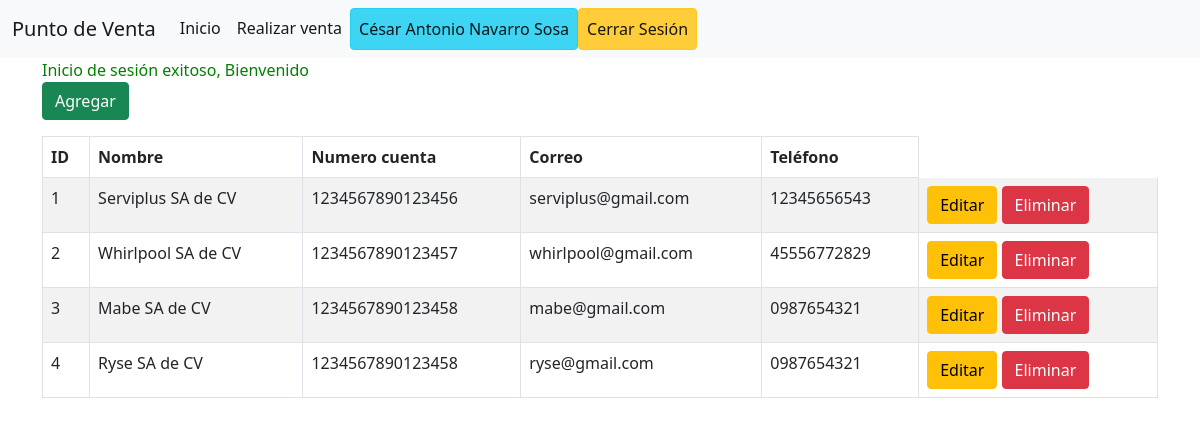
Page /Frontend/app/ventanaProveedores.php (signed in) on the committed database.
### tables this page shows
create table Proveedor (
	idProveedor int unsigned not null auto_increment primary key,
    nombre varchar(30) not null,
    numCuenta text not null,
    correo varchar(45) not null,
    telefono varchar(20) null
);

### Util/Conexion.php (called while the page is built, shortened)
<?php
class Conexion
{
    private static $servidor = 'localhost' ;
    private static $db = 'puntoventaweb' ;
    private static $usuario = 'root';
    private static $password = 'root';
    private static $conexion  = null;
    public static function abrirConexion()
    {
        if (self::$conexion==null)
        {
            try
            {
                self::$conexion =  new PDO( "mysql:host=".self::$servidor.";"."dbname=".self::$db, self::$usuario, self::$password);
                self::$conexion->setAttribute(PDO::ATTR_ERRMODE, PDO::ERRMODE_SILENT);
            }
            catch(PDOException $e)
            {
                exit($e->getMessage());
            }
        }
        return self::$conexion;
    }
    public static function cerrarConexion()
    {
        self::$conexion = null;
    }
}
?>

### Backend/DAOS/DAOproveedor.php (called while the page is built, shortened)
<?php
require_once '../../Util/Conexion.php';
class DAOproveedor{
	private $conexion;
    private function conectar(){
        try{
			$this->conexion = Conexion::abrirConexion();
		}
		catch(Exception $e)
		{
			die($e->getMessage());
		}
    }
    public function obtenerTodos()
	{
		try
		{
			$lista = array();
			$sentenciaSQL = $this->conexion->prepare("SELECT idProveedor, nombre, numCuenta,correo,telefono from proveedor");
			$sentenciaSQL->execute();
			foreach($sentenciaSQL->fetchAll(PDO::FETCH_OBJ) as $fila)
			{
				$obj = new Proveedor();
                $obj->idProveedor = $fila->idProveedor;
                $obj->nombre = $fila->nombre;
                $obj->numCuenta = $fila->numCuenta;
                $obj->correo = $fila->correo;
                $obj->telefono = $fila->telefono;
				$lista[] = $obj;
			}
			return $lista;
		}
		catch(Exception $e){
			echo $e->getMessage();
			return null;
		}finally{
            Conexion::cerrarConexion();
        }
	}
}

### Frontend/app/ventanaProveedores.php (the view, shortened to what this page needs)
<!DOCTYPE html>
<html lang="es">
<head>
     <link rel="stylesheet" href="https://cdn.datatables.net/1.11.3/css/dataTables.bootstrap5.min.css">
    <link rel="stylesheet" href="https://cdn.datatables.net/autofill/2.3.7/css/autoFill.bootstrap5.min.css">
    <link href="https://cdn.jsdelivr.net/npm/bootstrap@5.1.3/dist/css/bootstrap.min.css" rel="stylesheet">
</head>
</head>
<body>
    <?php
        require_once '../../Backend/DAOS/DAOproveedor.php';
        $dao=new DAOproveedor();
        $listaProveedores=$dao->obtenerTodos();
    ?>
    <nav class="navbar navbar-expand-lg navbar-light bg-light">
        <div class="container-fluid">
            <a class="navbar-brand " href="MenuPrincipal.php">Punto de Venta</a>
            <div class="collapse navbar-collapse" id="navbarNavDropdown">
            <ul class="navbar-nav">
                <li class="nav-item">
                <a class="nav-link active" aria-current="page" href="MenuPrincipal.php">Inicio</a>
                </li>
                <li class="nav-item">
                <a class="nav-link active" href="ventanaRealizarVenta.php">Realizar venta</a>
                </li>
                <li class="nav-item">
                <a class="nav-link active btn btn-info" ><?php echo($_SESSION["usuarioLogeado"]);?></a>
                </li>
                <li class="nav-item">
                <a class="nav-link active btn btn-warning" href="MenuPrincipal.php?cerrarsesion">Cerrar Sesión</a>
            </li>
            </ul>
            </div>
        </div>
    </nav>
    <div id="divContenedorTabla" class="container">
        <?php
            if(isset($_SESSION["mensaje"])){
                echo "<div style='color: green'>{$_SESSION["mensaje"]}</div>";
            }
        ?>
        <div>
            <a href="registroProveedor.php" class="btn btn-success">Agregar</a>
        </div>
        <table id="tblRegistros" class="table table-bordered table table-striped table-hover">
            <thead>
                <tr>
                    <th>ID</th>
                    <th>Nombre</th>
                    <th>Numero cuenta</th>
                    <th>Correo</th>
                    <th>Teléfono</th>
                </tr>
            </thead>
            <tbody>
                <?php
                    foreach ($listaProveedores as $objProveedor){
                    echo"<tr><td>".$objProveedor->idProveedor."</td>".
                            "<td>".$objProveedor->nombre."</td>".
                            "<td>".$objProveedor->numCuenta."</td>".
                            "<td>".$objProveedor->correo."</td>".
                            "<td>".$objProveedor->telefono."</td>"."
                            <td>
                                <form method='POST'>
                                    <button formaction='registroProveedor.php' name='idProveedor' value='$objProveedor->idProveedor' class='btn btn-warning'>Editar</button>
                                    <button formaction='eliminarProveedor.php' name='idProveedor' value='$objProveedor->idProveedor' class='btn btn-danger'>Eliminar</button>
                                </form>
                            </td>
                        </tr>";
                    }
                ?>
            </tbody>
        </table>
    </div>
</body>
</html>

### rows in the picture
proveedor: idProveedor "1", nombre "Serviplus SA de CV", numCuenta "1234567890123456", correo "serviplus@gmail.com", telefono "12345656543"
proveedor: idProveedor "2", nombre "Whirlpool SA de CV", numCuenta "1234567890123457", correo "whirlpool@gmail.com", telefono "45556772829"
proveedor: idProveedor "3", nombre "Mabe SA de CV", numCuenta "1234567890123458", correo "mabe@gmail.com", telefono "0987654321"
proveedor: idProveedor "4", nombre "Ryse SA de CV", numCuenta "1234567890123458", correo "ryse@gmail.com", telefono "0987654321"

### other values in the picture
$_SESSION["usuarioLogeado"] "César Antonio Navarro Sosa"
$_SESSION["mensaje"] "Inicio de sesión exitoso, Bienvenido"
